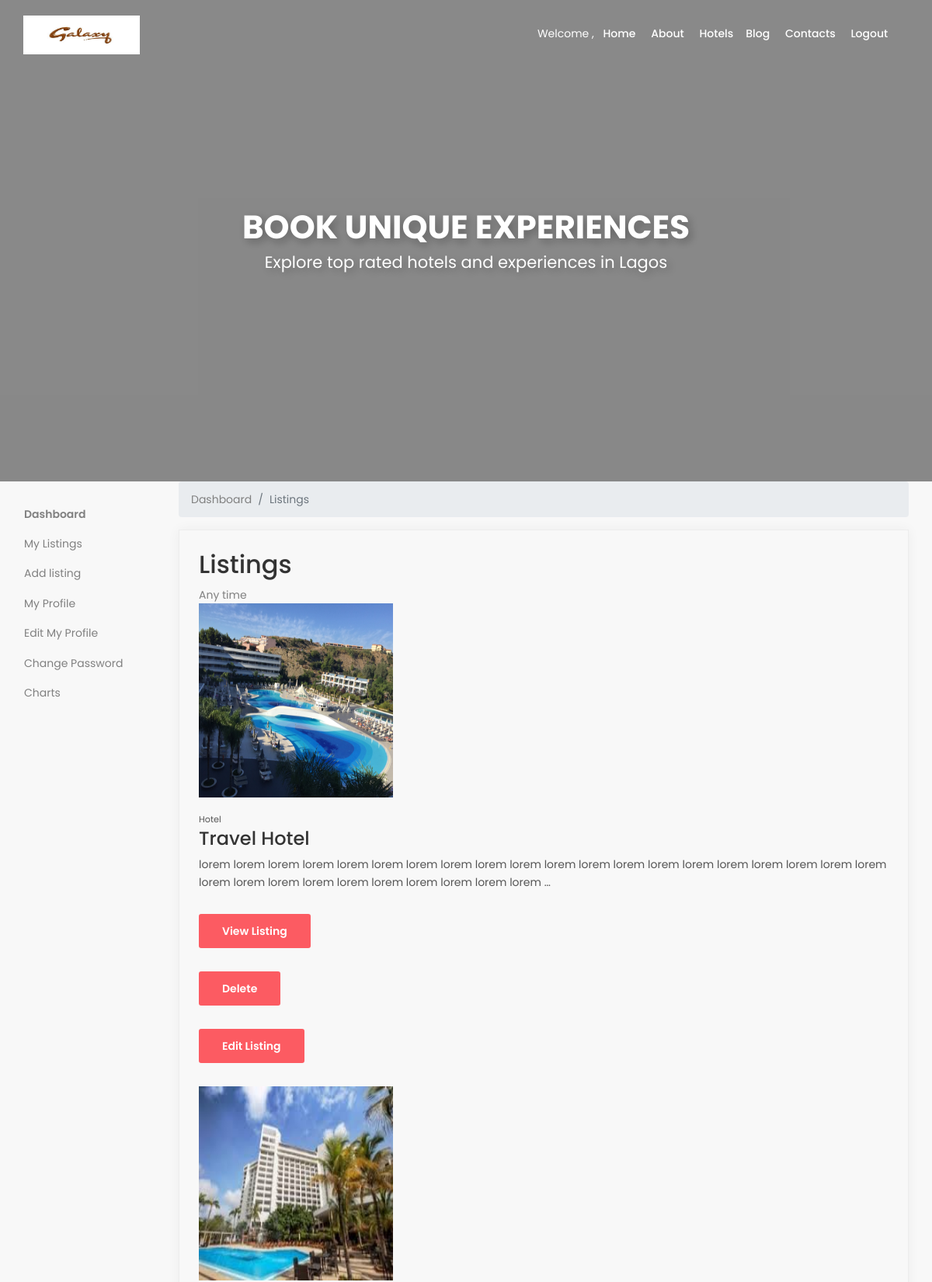
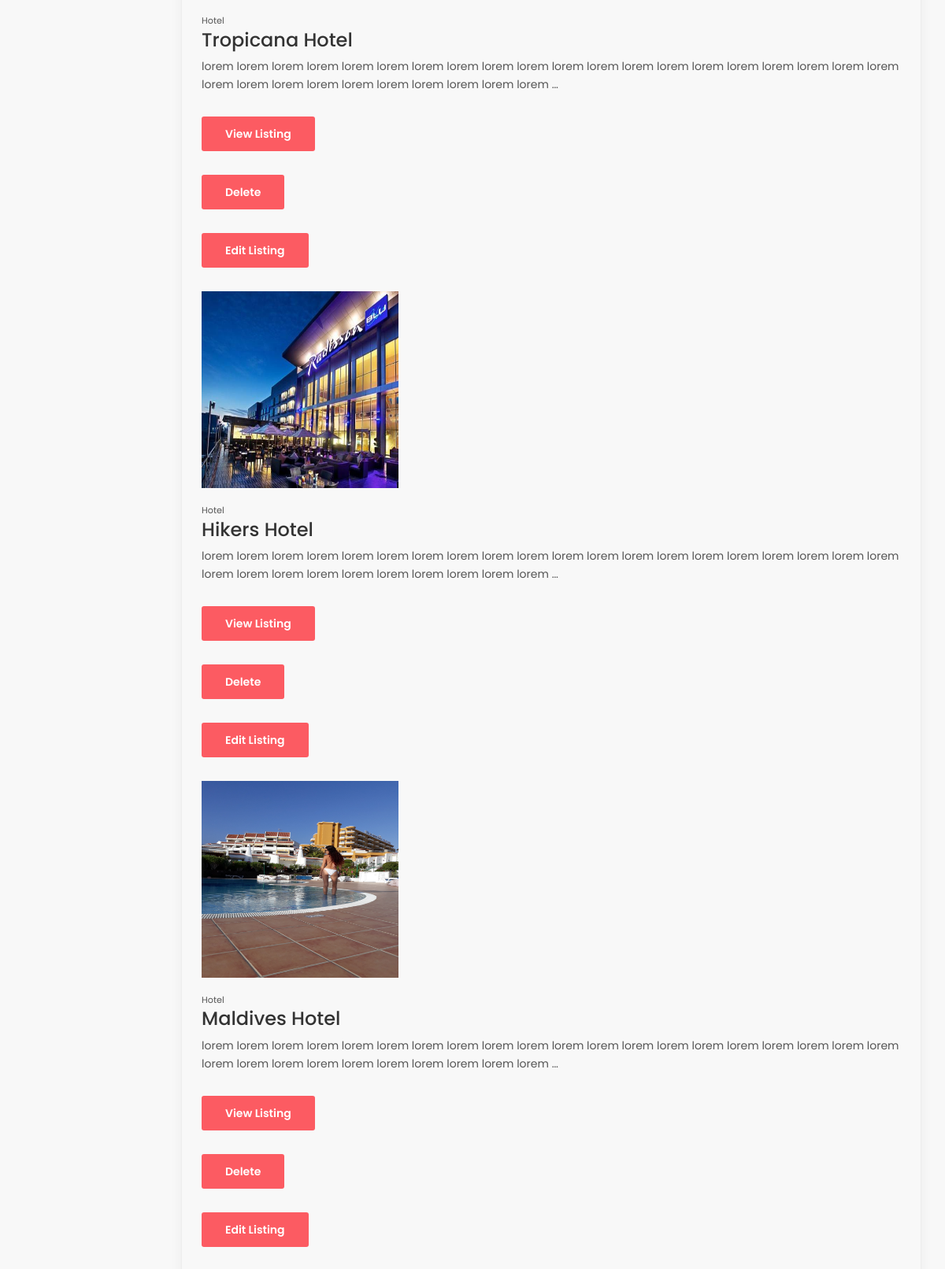
/backend/listings-page/ (upper part), run on the app's committed database (2 pictures, top to bottom).
### frontend/models.py (models this page shows, shortened)
class Hotel(models.Model):
    FEATURE = 'Feature'
    NO_FEATURE = 'No Feature'
    CHOOSE = ''
    APPEAR_HOME_FIELD=[
        (FEATURE, 'Appear on home'),
        (NO_FEATURE, "Don't show on home"),
        (CHOOSE, 'Please Choose')
    ]
    pst_title = models.CharField(max_length=150, verbose_name= 'Hotel Name')
    pst_image = models.FileField(null=True, verbose_name='Hotel Image', blank=True, upload_to='uploads/')
    pst_image1 = models.FileField(null=True, verbose_name='Hotel Image 1', blank=True, upload_to='uploads/')
    pst_image2 = models.FileField(null=True, verbose_name='Hotel Image 2', blank=True, upload_to='uploads/')
    appear_home = models.CharField(max_length=50, choices=APPEAR_HOME_FIELD, default=CHOOSE)
    price = models.IntegerField(verbose_name= 'Room Price')
    content = models.TextField()
    user = models.ForeignKey(User, on_delete=models.CASCADE)
    cat_id = models.ManyToManyField(Category, verbose_name='Category')
    location_name = models.CharField(max_length=100, verbose_name='Location Name')
    location_id = models.ManyToManyField(Location, verbose_name='Location')
    date = models.DateTimeField(auto_now_add=True)
    featured = models.BooleanField()
    sponsored = models.BooleanField()
    class Meta():
        verbose_name_plural = 'Hotel'
    def post_img(self):
        if self.pst_image:
          return self.pst_image.url

### backend/views.py (the view)
# urls.py: path('listings-page/', views.new_listings2, name='new_listings2'),
def new_listings2(request):
    hotel_list = Hotel.objects.order_by('-date')
    return render(request, 'backend/newlistings.html', {'hlist':hotel_list})

### templates/backend/newlistings.html (shortened to what this page needs)
{% extends 'frontend/base2.html' %}
{% load static %}
    {% block content %}
    <section class="hero_single version_2">
        <div class="wrapper">
            <div class="container">
                <h3>Book unique experiences</h3>
                <p >Explore top rated hotels and experiences in Lagos</p>
            </div>
        </div>
    </section>
    <div class="container-fluid">
        <div class="row">
            {% if request.user.is_staff %}
  			    {% include 'backend/admin-newsidebar.html' %}
		    {% else %}
				{% include 'backend/user-newsidebar.html' %}
		    {% endif %}
            <section class="col-md-10" id="mylistings">
                <div class="content-wrapper">
                    <div class="container-fluid">
                      <ol class="breadcrumb">
                        <li class="breadcrumb-item">
                          <a href="{%url 'frontend:homepage' %}">Dashboard</a>
                        </li>
                        <li class="breadcrumb-item active">Listings</li>
                      </ol>
                        <div class="box_general">
                            <div class="header_box">
                                <h2 class="d-inline-block">Listings</h2>
                                <div class="filter">
                                </div>
                            </div>
                            <div class="list_general">
                                <ul>
                                    <li>
                                        {% if hlist %}
                                            {% for h in hlist %}
                                                <figure><img src="{{ h.post_img }}" alt="" style="width: 250px; height: 250px;"></figure>
                                                <small>Hotel</small>
                                                <h4>{{ h.pst_title }}</h4>
                                                <p>{{ h.content|truncatewords:30 }}</p>
                                                <p><a href="{% url 'backend:view_newlistingdetails' h.id %}" class="btn_1 gray"> View Listing</a></p>
                                                <p>
                                                    <a href="{% url 'backend:delete_newhotel' h.id %}"  class="btn_1 gray delete wishlist_close"> Delete</a>
                                                </p>
                                                <p>
                                                    <a href="{% url 'backend:edit_listing' h.id %}"  class="btn_1 gray delete wishlist_close"> Edit Listing</a>
                                                </p>
                                            {% endfor %}
                                        {% endif %}
                                    </li>
                                </ul>
                            </div>
                        </div>
                </section>
        </div>
    </div>
    {% endblock %}

### data on the page
Hotel: post_img (picture), pst_title "Travel Hotel", content "lorem lorem lorem lorem lorem lorem lorem lorem lorem lorem lorem lorem lorem lorem lorem lorem lorem lorem lorem lorem lorem lorem lorem lorem lorem lorem lorem lorem lorem lorem …"
Hotel: post_img (picture), pst_title "Tropicana Hotel", content "lorem lorem lorem lorem lorem lorem lorem lorem lorem lorem lorem lorem lorem lorem lorem lorem lorem lorem lorem lorem lorem lorem lorem lorem lorem lorem lorem lorem lorem lorem …"
Hotel: post_img (picture), pst_title "Hikers Hotel", content "lorem lorem lorem lorem lorem lorem lorem lorem lorem lorem lorem lorem lorem lorem lorem lorem lorem lorem lorem lorem lorem lorem lorem lorem lorem lorem lorem lorem lorem lorem …"
Hotel: post_img (picture), pst_title "Maldives Hotel", content "lorem lorem lorem lorem lorem lorem lorem lorem lorem lorem lorem lorem lorem lorem lorem lorem lorem lorem lorem lorem lorem lorem lorem lorem lorem lorem lorem lorem lorem lorem …"
